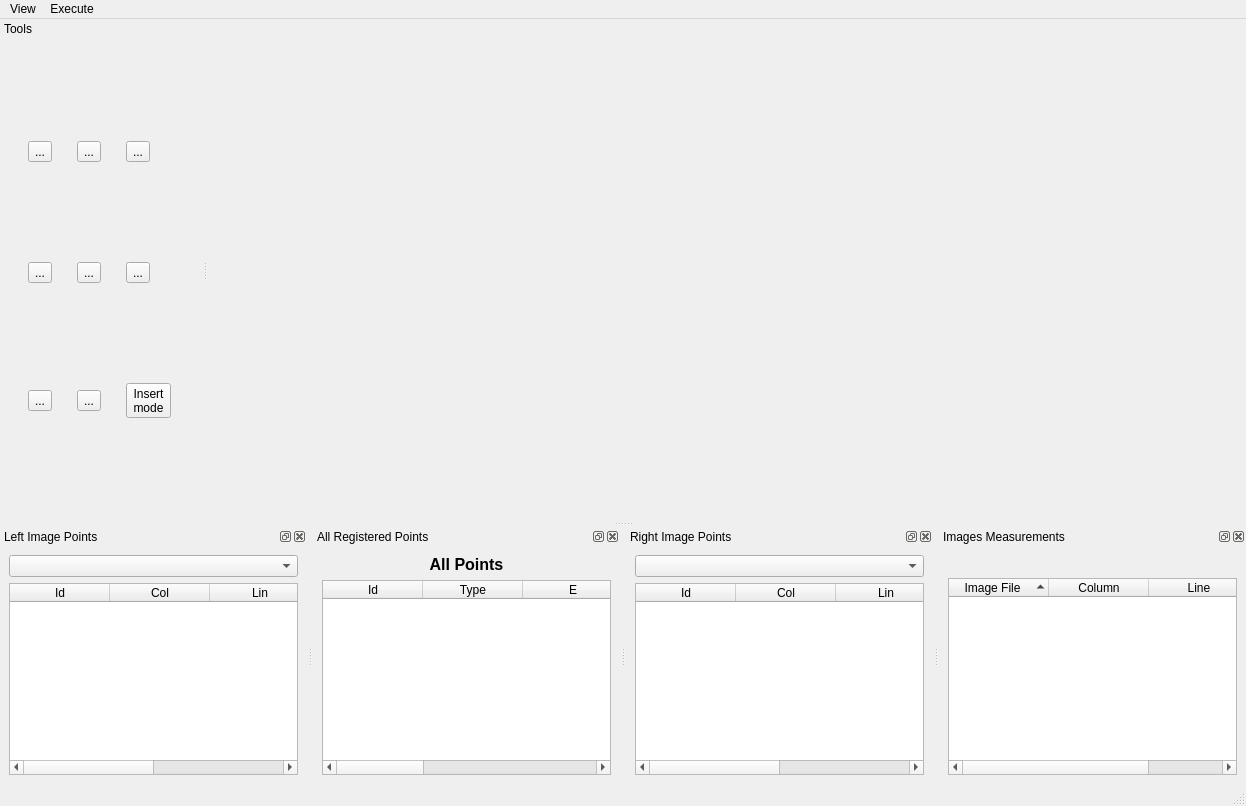
 <widget class="QMainWindow" name="PTMainWindow">
  <property name="geometry">
   <rect>
    <x>0</x>
    <y>0</y>
    <width>1246</width>
    <height>806</height>
   </rect>
  </property>
  <property name="windowTitle">
   <string>MainWindow</string>
  </property>
  <property name="autoFillBackground">
   <bool>true</bool>
  </property>
  <widget class="QWidget" name="centralwidget">
   <property name="maximumSize">
    <size>
     <width>16777215</width>
     <height>16777215</height>
    </size>
   </property>
   <layout class="QHBoxLayout" name="horizontalLayout">
    <item>
     <layout class="QVBoxLayout" name="viewerLayout">
      <property name="sizeConstraint">
       <enum>QLayout::SetNoConstraint</enum>
      </property>
     </layout>
    </item>
   </layout>
  </widget>
  <widget class="QMenuBar" name="menubar">
   <property name="geometry">
    <rect>
     <x>0</x>
     <y>0</y>
     <width>1246</width>
     <height>23</height>
    </rect>
   </property>
   <widget class="QMenu" name="menuView">
    <property name="title">
     <string>View</string>
    </property>
   </widget>
   <widget class="QMenu" name="menuExecute">
    <property name="title">
     <string>Execute</string>
    </property>
    <addaction name="actionCalculateFotoTri"/>
   </widget>
   <addaction name="menuView"/>
   <addaction name="menuExecute"/>
  </widget>
  <widget class="QStatusBar" name="statusBar"/>
  <widget class="QDockWidget" name="leftImageDock">
   <property name="sizePolicy">
    <sizepolicy hsizetype="MinimumExpanding" vsizetype="Preferred">
     <horstretch>0</horstretch>
     <verstretch>0</verstretch>
    </sizepolicy>
   </property>
   <property name="minimumSize">
    <size>
     <width>107</width>
     <height>164</height>
    </size>
   </property>
   <property name="features">
    <set>QDockWidget::AllDockWidgetFeatures</set>
   </property>
   <property name="allowedAreas">
    <set>Qt::BottomDockWidgetArea</set>
   </property>
   <property name="windowTitle">
    <string>Left Image Points</string>
   </property>
   <attribute name="dockWidgetArea">
    <number>8</number>
   </attribute>
   <widget class="QWidget" name="dockWidgetContents_7">
    <layout class="QVBoxLayout" name="verticalLayout">
     <item>
      <widget class="QComboBox" name="leftImageComboBox"/>
     </item>
     <item>
      <widget class="br::uerj::eng::efoto::ETableWidget" name="leftImageTableWidget">
       <property name="focusPolicy">
        <enum>Qt::StrongFocus</enum>
       </property>
       <property name="toolTip">
        <string comment="disambi" extracomment="comment">&lt;!DOCTYPE HTML PUBLIC &quot;-//W3C//DTD HTML 4.0//EN&quot; &quot;http://www.w3.org/TR/REC-html40/strict.dtd&quot;&gt;
&lt;html&gt;&lt;head&gt;&lt;meta name=&quot;qrichtext&quot; content=&quot;1&quot; /&gt;&lt;style type=&quot;text/css&quot;&gt;
p, li { white-space: pre-wrap; }
&lt;/style&gt;&lt;/head&gt;&lt;body style=&quot; font-family:'Sans'; font-size:10pt; font-weight:400; font-style:normal;&quot;&gt;
&lt;p style=&quot; margin-top:0px; margin-bottom:0px; margin-left:0px; margin-right:0px; -qt-block-indent:0; text-indent:0px;&quot;&gt;&lt;span style=&quot; color:#000000;&quot;&gt;Table with image's points&lt;/span&gt;&lt;/p&gt;&lt;/body&gt;&lt;/html&gt;</string>
       </property>
       <property name="editTriggers">
        <set>QAbstractItemView::NoEditTriggers</set>
       </property>
       <property name="showDropIndicator" stdset="0">
        <bool>false</bool>
       </property>
       <property name="dragDropOverwriteMode">
        <bool>false</bool>
       </property>
       <property name="sortingEnabled">
        <bool>true</bool>
       </property>
       <property name="rowCount">
        <number>0</number>
       </property>
       <property name="columnCount">
        <number>4</number>
       </property>
       <column>
        <property name="text">
         <string>Id</string>
        </property>
       </column>
       <column>
        <property name="text">
         <string>Col</string>
        </property>
       </column>
       <column>
        <property name="text">
         <string>Lin</string>
        </property>
       </column>
       <column>
        <property name="text">
         <string>key</string>
        </property>
       </column>
      </widget>
     </item>
    </layout>
   </widget>
  </widget>
  <widget class="QDockWidget" name="pointsDock">
   <property name="sizePolicy">
    <sizepolicy hsizetype="MinimumExpanding" vsizetype="Preferred">
     <horstretch>0</horstretch>
     <verstretch>0</verstretch>
    </sizepolicy>
   </property>
   <property name="minimumSize">
    <size>
     <width>103</width>
     <height>152</height>
    </size>
   </property>
   <property name="features">
    <set>QDockWidget::AllDockWidgetFeatures</set>
   </property>
   <property name="allowedAreas">
    <set>Qt::BottomDockWidgetArea</set>
   </property>
   <property name="windowTitle">
    <string>All Registered Points</string>
   </property>
   <attribute name="dockWidgetArea">
    <number>8</number>
   </attribute>
   <widget class="QWidget" name="dockWidgetContents_8">
    <layout class="QVBoxLayout" name="verticalLayout_2">
     <item>
      <widget class="QLabel" name="label_2">
       <property name="sizePolicy">
        <sizepolicy hsizetype="Minimum" vsizetype="Preferred">
         <horstretch>0</horstretch>
         <verstretch>0</verstretch>
        </sizepolicy>
       </property>
       <property name="text">
        <string>&lt;!DOCTYPE HTML PUBLIC &quot;-//W3C//DTD HTML 4.0//EN&quot; &quot;http://www.w3.org/TR/REC-html40/strict.dtd&quot;&gt;
&lt;html&gt;&lt;head&gt;&lt;meta name=&quot;qrichtext&quot; content=&quot;1&quot; /&gt;&lt;style type=&quot;text/css&quot;&gt;
p, li { white-space: pre-wrap; }
&lt;/style&gt;&lt;/head&gt;&lt;body style=&quot; font-family:'MS Shell Dlg 2'; font-size:8.25pt; font-weight:400; font-style:normal;&quot;&gt;
&lt;p align=&quot;center&quot; style=&quot; margin-top:0px; margin-bottom:0px; margin-left:0px; margin-right:0px; -qt-block-indent:0; text-indent:0px;&quot;&gt;&lt;span style=&quot; font-size:12pt; font-weight:600;&quot;&gt;All Points&lt;/span&gt;&lt;/p&gt;&lt;/body&gt;&lt;/html&gt;</string>
       </property>
      </widget>
     </item>
     <item>
      <widget class="br::uerj::eng::efoto::ETableWidget" name="pointsTableWidget">
       <property name="toolTip">
        <string>&lt;!DOCTYPE HTML PUBLIC &quot;-//W3C//DTD HTML 4.0//EN&quot; &quot;http://www.w3.org/TR/REC-html40/strict.dtd&quot;&gt;
&lt;html&gt;&lt;head&gt;&lt;meta name=&quot;qrichtext&quot; content=&quot;1&quot; /&gt;&lt;style type=&quot;text/css&quot;&gt;
p, li { white-space: pre-wrap; }
&lt;/style&gt;&lt;/head&gt;&lt;body style=&quot; font-family:'Sans'; font-size:10pt; font-weight:400; font-style:normal;&quot;&gt;
&lt;p style=&quot; margin-top:0px; margin-bottom:0px; margin-left:0px; margin-right:0px; -qt-block-indent:0; text-indent:0px;&quot;&gt;&lt;span style=&quot; color:#000000;&quot;&gt;Table with all points&lt;/span&gt;&lt;/p&gt;&lt;/body&gt;&lt;/html&gt;</string>
       </property>
       <property name="sortingEnabled">
        <bool>true</bool>
       </property>
       <property name="rowCount">
        <number>0</number>
       </property>
       <property name="columnCount">
        <number>6</number>
       </property>
       <column>
        <property name="text">
         <string>Id</string>
        </property>
       </column>
       <column>
        <property name="text">
         <string>Type</string>
        </property>
       </column>
       <column>
        <property name="text">
         <string>E</string>
        </property>
       </column>
       <column>
        <property name="text">
         <string>N</string>
        </property>
       </column>
       <column>
        <property name="text">
         <string>H</string>
        </property>
       </column>
       <column>
        <property name="text">
         <string>keys</string>
        </property>
       </column>
      </widget>
     </item>
    </layout>
   </widget>
  </widget>
  <widget class="QDockWidget" name="rightImageDock">
   <property name="sizePolicy">
    <sizepolicy hsizetype="MinimumExpanding" vsizetype="Preferred">
     <horstretch>0</horstretch>
     <verstretch>0</verstretch>
    </sizepolicy>
   </property>
   <property name="minimumSize">
    <size>
     <width>107</width>
     <height>164</height>
    </size>
   </property>
   <property name="features">
    <set>QDockWidget::AllDockWidgetFeatures</set>
   </property>
   <property name="allowedAreas">
    <set>Qt::BottomDockWidgetArea</set>
   </property>
   <property name="windowTitle">
    <string>Right Image Points</string>
   </property>
   <attribute name="dockWidgetArea">
    <number>8</number>
   </attribute>
   <widget class="QWidget" name="dockWidgetContents_9">
    <layout class="QVBoxLayout" name="verticalLayout_3">
     <item>
      <widget class="QComboBox" name="rightImageComboBox"/>
     </item>
     <item>
      <widget class="br::uerj::eng::efoto::ETableWidget" name="rightImageTableWidget">
       <property name="toolTip">
        <string>&lt;!DOCTYPE HTML PUBLIC &quot;-//W3C//DTD HTML 4.0//EN&quot; &quot;http://www.w3.org/TR/REC-html40/strict.dtd&quot;&gt;
&lt;html&gt;&lt;head&gt;&lt;meta name=&quot;qrichtext&quot; content=&quot;1&quot; /&gt;&lt;style type=&quot;text/css&quot;&gt;
p, li { white-space: pre-wrap; }
&lt;/style&gt;&lt;/head&gt;&lt;body style=&quot; font-family:'Sans'; font-size:10pt; font-weight:400; font-style:normal;&quot;&gt;
&lt;p style=&quot; margin-top:0px; margin-bottom:0px; margin-left:0px; margin-right:0px; -qt-block-indent:0; text-indent:0px;&quot;&gt;&lt;span style=&quot; color:#000000;&quot;&gt;Table with image's points&lt;/span&gt;&lt;/p&gt;&lt;/body&gt;&lt;/html&gt;</string>
       </property>
       <property name="sortingEnabled">
        <bool>true</bool>
       </property>
       <property name="rowCount">
        <number>0</number>
       </property>
       <property name="columnCount">
        <number>4</number>
       </property>
       <column>
        <property name="text">
         <string>Id</string>
        </property>
       </column>
       <column>
        <property name="text">
         <string>Col</string>
        </property>
       </column>
       <column>
        <property name="text">
         <string>Lin</string>
        </property>
       </column>
       <column>
        <property name="text">
         <string>Key</string>
        </property>
       </column>
      </widget>
     </item>
    </layout>
   </widget>
  </widget>
  <widget class="QDockWidget" name="toolsDockWidget">
   <property name="sizePolicy">
    <sizepolicy hsizetype="Minimum" vsizetype="Minimum">
     <horstretch>0</horstretch>
     <verstretch>0</verstretch>
    </sizepolicy>
   </property>
   <property name="minimumSize">
    <size>
     <width>202</width>
     <height>177</height>
    </size>
   </property>
   <property name="maximumSize">
    <size>
     <width>500</width>
     <height>524287</height>
    </size>
   </property>
   <property name="baseSize">
    <size>
     <width>200</width>
     <height>300</height>
    </size>
   </property>
   <property name="features">
    <set>QDockWidget::DockWidgetMovable</set>
   </property>
   <property name="allowedAreas">
    <set>Qt::LeftDockWidgetArea|Qt::RightDockWidgetArea</set>
   </property>
   <property name="windowTitle">
    <string>Tools</string>
   </property>
   <attribute name="dockWidgetArea">
    <number>1</number>
   </attribute>
   <widget class="QWidget" name="dockWidgetContents_2">
    <layout class="QGridLayout" name="gridLayout">
     <item row="0" column="0">
      <widget class="QToolButton" name="markToolButton">
       <property name="toolTip">
        <string>&lt;!DOCTYPE HTML PUBLIC &quot;-//W3C//DTD HTML 4.0//EN&quot; &quot;http://www.w3.org/TR/REC-html40/strict.dtd&quot;&gt;
&lt;html&gt;&lt;head&gt;&lt;meta name=&quot;qrichtext&quot; content=&quot;1&quot; /&gt;&lt;style type=&quot;text/css&quot;&gt;
p, li { white-space: pre-wrap; }
&lt;/style&gt;&lt;/head&gt;&lt;body style=&quot; font-family:'Sans'; font-size:10pt; font-weight:400; font-style:normal;&quot;&gt;
&lt;p style=&quot; margin-top:0px; margin-bottom:0px; margin-left:0px; margin-right:0px; -qt-block-indent:0; text-indent:0px;&quot;&gt;&lt;span style=&quot; color:#000000;&quot;&gt;Create a photogrammetric point in project&lt;/span&gt;&lt;/p&gt;&lt;/body&gt;&lt;/html&gt;</string>
       </property>
       <property name="text">
        <string>...</string>
       </property>
       <property name="icon">
        <iconset resource="../resource/resource.qrc">
         <normaloff>:/icon/addmark.png</normaloff>:/icon/addmark.png</iconset>
       </property>
       <property name="iconSize">
        <size>
         <width>32</width>
         <height>32</height>
        </size>
       </property>
      </widget>
     </item>
     <item row="0" column="1">
      <widget class="QToolButton" name="flightDirectionToolButton">
       <property name="text">
        <string>...</string>
       </property>
       <property name="icon">
        <iconset resource="../resource/resource.qrc">
         <normaloff>:/icon/fd.png</normaloff>:/icon/fd.png</iconset>
       </property>
       <property name="iconSize">
        <size>
         <width>32</width>
         <height>32</height>
        </size>
       </property>
      </widget>
     </item>
     <item row="0" column="2">
      <widget class="QToolButton" name="calculateFotoTriToolButton">
       <property name="text">
        <string>...</string>
       </property>
       <property name="icon">
        <iconset resource="../resource/resource.qrc">
         <normaloff>:/icon/exterior.png</normaloff>:/icon/exterior.png</iconset>
       </property>
       <property name="iconSize">
        <size>
         <width>32</width>
         <height>32</height>
        </size>
       </property>
      </widget>
     </item>
     <item row="1" column="0">
      <widget class="QToolButton" name="saveMarksButton">
       <property name="toolTip">
        <string>&lt;!DOCTYPE HTML PUBLIC &quot;-//W3C//DTD HTML 4.0//EN&quot; &quot;http://www.w3.org/TR/REC-html40/strict.dtd&quot;&gt;
&lt;html&gt;&lt;head&gt;&lt;meta name=&quot;qrichtext&quot; content=&quot;1&quot; /&gt;&lt;style type=&quot;text/css&quot;&gt;
p, li { white-space: pre-wrap; }
&lt;/style&gt;&lt;/head&gt;&lt;body style=&quot; font-family:'MS Shell Dlg 2'; font-size:8.25pt; font-weight:400; font-style:normal;&quot;&gt;
&lt;p style=&quot; margin-top:0px; margin-bottom:0px; margin-left:0px; margin-right:0px; -qt-block-indent:0; text-indent:0px;&quot;&gt;&lt;span style=&quot; color:#000000;&quot;&gt;Save only marks&lt;/span&gt;&lt;/p&gt;&lt;/body&gt;&lt;/html&gt;</string>
       </property>
       <property name="text">
        <string>...</string>
       </property>
       <property name="icon">
        <iconset resource="../resource/resource.qrc">
         <normaloff>:/icon/filesave</normaloff>:/icon/filesave</iconset>
       </property>
       <property name="iconSize">
        <size>
         <width>32</width>
         <height>32</height>
        </size>
       </property>
      </widget>
     </item>
     <item row="1" column="1">
      <widget class="QToolButton" name="viewReportToolButton">
       <property name="text">
        <string>...</string>
       </property>
       <property name="icon">
        <iconset resource="../resource/resource.qrc">
         <normaloff>:/icon/table.png</normaloff>:/icon/table.png</iconset>
       </property>
       <property name="iconSize">
        <size>
         <width>32</width>
         <height>32</height>
        </size>
       </property>
      </widget>
     </item>
     <item row="1" column="2">
      <widget class="QToolButton" name="exportToKmlButton">
       <property name="toolTip">
        <string>&lt;!DOCTYPE HTML PUBLIC &quot;-//W3C//DTD HTML 4.0//EN&quot; &quot;http://www.w3.org/TR/REC-html40/strict.dtd&quot;&gt;
&lt;html&gt;&lt;head&gt;&lt;meta name=&quot;qrichtext&quot; content=&quot;1&quot; /&gt;&lt;style type=&quot;text/css&quot;&gt;
p, li { white-space: pre-wrap; }
&lt;/style&gt;&lt;/head&gt;&lt;body style=&quot; font-family:'MS Shell Dlg 2'; font-size:8.25pt; font-weight:400; font-style:normal;&quot;&gt;
&lt;p style=&quot; margin-top:0px; margin-bottom:0px; margin-left:0px; margin-right:0px; -qt-block-indent:0; text-indent:0px;&quot;&gt;&lt;span style=&quot; font-size:8pt; font-weight:600; color:#000000;&quot;&gt;Make a google Earthfile with marks and images limits&lt;/span&gt;&lt;/p&gt;&lt;/body&gt;&lt;/html&gt;</string>
       </property>
       <property name="text">
        <string>...</string>
       </property>
       <property name="icon">
        <iconset resource="../resource/resource.qrc">
         <normaloff>:/icon/exportKMLIcon.png</normaloff>:/icon/exportKMLIcon.png</iconset>
       </property>
       <property name="iconSize">
        <size>
         <width>32</width>
         <height>32</height>
        </size>
       </property>
      </widget>
     </item>
     <item row="2" column="0">
      <widget class="QToolButton" name="reportButton">
       <property name="toolTip">
        <string>&lt;!DOCTYPE HTML PUBLIC &quot;-//W3C//DTD HTML 4.0//EN&quot; &quot;http://www.w3.org/TR/REC-html40/strict.dtd&quot;&gt;
&lt;html&gt;&lt;head&gt;&lt;meta name=&quot;qrichtext&quot; content=&quot;1&quot; /&gt;&lt;style type=&quot;text/css&quot;&gt;
p, li { white-space: pre-wrap; }
&lt;/style&gt;&lt;/head&gt;&lt;body style=&quot; font-family:'MS Shell Dlg 2'; font-size:8.25pt; font-weight:400; font-style:normal;&quot;&gt;
&lt;p style=&quot; margin-top:0px; margin-bottom:0px; margin-left:0px; margin-right:0px; -qt-block-indent:0; text-indent:0px;&quot;&gt;&lt;span style=&quot; font-size:8pt; font-weight:600; color:#000000;&quot;&gt;Photo-triangulation report &lt;/span&gt;&lt;/p&gt;&lt;/body&gt;&lt;/html&gt;</string>
       </property>
       <property name="text">
        <string>...</string>
       </property>
       <property name="icon">
        <iconset resource="../resource/resource.qrc">
         <normaloff>:/icon/report.png</normaloff>:/icon/report.png</iconset>
       </property>
       <property name="iconSize">
        <size>
         <width>32</width>
         <height>32</height>
        </size>
       </property>
      </widget>
     </item>
     <item row="2" column="1">
      <widget class="QToolButton" name="doneButton">
       <property name="toolTip">
        <string>&lt;!DOCTYPE HTML PUBLIC &quot;-//W3C//DTD HTML 4.0//EN&quot; &quot;http://www.w3.org/TR/REC-html40/strict.dtd&quot;&gt;
&lt;html&gt;&lt;head&gt;&lt;meta name=&quot;qrichtext&quot; content=&quot;1&quot; /&gt;&lt;style type=&quot;text/css&quot;&gt;
p, li { white-space: pre-wrap; }
&lt;/style&gt;&lt;/head&gt;&lt;body style=&quot; font-family:'MS Shell Dlg 2'; font-size:8.25pt; font-weight:400; font-style:normal;&quot;&gt;
&lt;p style=&quot; margin-top:0px; margin-bottom:0px; margin-left:0px; margin-right:0px; -qt-block-indent:0; text-indent:0px;&quot;&gt;&lt;span style=&quot; font-size:8pt; font-weight:600; color:#000000;&quot;&gt;Done &lt;/span&gt;&lt;/p&gt;&lt;/body&gt;&lt;/html&gt;</string>
       </property>
       <property name="text">
        <string>...</string>
       </property>
       <property name="icon">
        <iconset resource="../resource/resource.qrc">
         <normaloff>:/icon/done.png</normaloff>:/icon/done.png</iconset>
       </property>
       <property name="iconSize">
        <size>
         <width>32</width>
         <height>32</height>
        </size>
       </property>
      </widget>
     </item>
     <item row="2" column="2">
      <widget class="QToolButton" name="insertPointInButton">
       <property name="toolTip">
        <string>&lt;!DOCTYPE HTML PUBLIC &quot;-//W3C//DTD HTML 4.0//EN&quot; &quot;http://www.w3.org/TR/REC-html40/strict.dtd&quot;&gt;
&lt;html&gt;&lt;head&gt;&lt;meta name=&quot;qrichtext&quot; content=&quot;1&quot; /&gt;&lt;style type=&quot;text/css&quot;&gt;
p, li { white-space: pre-wrap; }
&lt;/style&gt;&lt;/head&gt;&lt;body style=&quot; font-family:'Sans'; font-size:10pt; font-weight:400; font-style:normal;&quot;&gt;
&lt;p style=&quot; margin-top:0px; margin-bottom:0px; margin-left:0px; margin-right:0px; -qt-block-indent:0; text-indent:0px;&quot;&gt;&lt;span style=&quot; color:#000000;&quot;&gt;Change to insertion mode to ON or OFF&lt;/span&gt;&lt;/p&gt;&lt;/body&gt;&lt;/html&gt;</string>
       </property>
       <property name="statusTip">
        <string/>
       </property>
       <property name="text">
        <string>Insert
mode</string>
       </property>
       <property name="checkable">
        <bool>true</bool>
       </property>
       <property name="popupMode">
        <enum>QToolButton::InstantPopup</enum>
       </property>
       <property name="toolButtonStyle">
        <enum>Qt::ToolButtonTextOnly</enum>
       </property>
       <property name="autoRaise">
        <bool>false</bool>
       </property>
       <property name="arrowType">
        <enum>Qt::LeftArrow</enum>
       </property>
      </widget>
     </item>
    </layout>
   </widget>
  </widget>
  <widget class="QDockWidget" name="appearancesImagesDock">
   <property name="sizePolicy">
    <sizepolicy hsizetype="MinimumExpanding" vsizetype="Minimum">
     <horstretch>0</horstretch>
     <verstretch>0</verstretch>
    </sizepolicy>
   </property>
   <property name="minimumSize">
    <size>
     <width>102</width>
     <height>150</height>
    </size>
   </property>
   <property name="windowTitle">
    <string>Images Measurements</string>
   </property>
   <attribute name="dockWidgetArea">
    <number>8</number>
   </attribute>
   <widget class="QWidget" name="dockWidgetContents">
    <layout class="QVBoxLayout" name="verticalLayout_4">
     <item>
      <widget class="QLabel" name="pointIdLabel">
       <property name="sizePolicy">
        <sizepolicy hsizetype="Preferred" vsizetype="Fixed">
         <horstretch>0</horstretch>
         <verstretch>0</verstretch>
        </sizepolicy>
       </property>
       <property name="minimumSize">
        <size>
         <width>0</width>
         <height>17</height>
        </size>
       </property>
       <property name="maximumSize">
        <size>
         <width>16777215</width>
         <height>17</height>
        </size>
       </property>
       <property name="text">
        <string/>
       </property>
       <property name="alignment">
        <set>Qt::AlignCenter</set>
       </property>
      </widget>
     </item>
     <item>
      <widget class="QTreeWidget" name="imagesPointTreeWidget">
       <property name="sizePolicy">
        <sizepolicy hsizetype="Preferred" vsizetype="Preferred">
         <horstretch>0</horstretch>
         <verstretch>0</verstretch>
        </sizepolicy>
       </property>
       <property name="minimumSize">
        <size>
         <width>0</width>
         <height>0</height>
        </size>
       </property>
       <property name="maximumSize">
        <size>
         <width>16777215</width>
         <height>16777215</height>
        </size>
       </property>
       <property name="autoScroll">
        <bool>true</bool>
       </property>
       <property name="editTriggers">
        <set>QAbstractItemView::NoEditTriggers</set>
       </property>
       <property name="showDropIndicator" stdset="0">
        <bool>false</bool>
       </property>
       <property name="dragDropMode">
        <enum>QAbstractItemView::NoDragDrop</enum>
       </property>
       <property name="alternatingRowColors">
        <bool>true</bool>
       </property>
       <property name="selectionMode">
        <enum>QAbstractItemView::SingleSelection</enum>
       </property>
       <property name="indentation">
        <number>0</number>
       </property>
       <property name="rootIsDecorated">
        <bool>true</bool>
       </property>
       <property name="uniformRowHeights">
        <bool>true</bool>
       </property>
       <property name="itemsExpandable">
        <bool>true</bool>
       </property>
       <property name="sortingEnabled">
        <bool>true</bool>
       </property>
       <property name="animated">
        <bool>true</bool>
       </property>
       <property name="wordWrap">
        <bool>true</bool>
       </property>
       <property name="columnCount">
        <number>4</number>
       </property>
       <attribute name="headerShowSortIndicator" stdset="0">
        <bool>true</bool>
       </attribute>
       <attribute name="headerStretchLastSection">
        <bool>true</bool>
       </attribute>
       <attribute name="headerShowSortIndicator" stdset="0">
        <bool>true</bool>
       </attribute>
       <attribute name="headerStretchLastSection">
        <bool>true</bool>
       </attribute>
       <column>
        <property name="text">
         <string>Image File</string>
        </property>
        <property name="textAlignment">
         <set>AlignHCenter|AlignVCenter|AlignCenter</set>
        </property>
       </column>
       <column>
        <property name="text">
         <string notr="true">Column</string>
        </property>
        <property name="textAlignment">
         <set>AlignHCenter|AlignVCenter|AlignCenter</set>
        </property>
       </column>
       <column>
        <property name="text">
         <string notr="true">Line</string>
        </property>
        <property name="textAlignment">
         <set>AlignHCenter|AlignVCenter|AlignCenter</set>
        </property>
       </column>
       <column>
        <property name="text">
         <string notr="true">Image Key</string>
        </property>
        <property name="textAlignment">
         <set>AlignHCenter|AlignVCenter|AlignCenter</set>
        </property>
       </column>
      </widget>
     </item>
    </layout>
   </widget>
  </widget>
  <action name="actionSet_Mark">
   <property name="checkable">
    <bool>true</bool>
   </property>
   <property name="icon">
    <iconset>
     <normaloff>:/icon/mark.png</normaloff>:/icon/mark.png</iconset>
   </property>
   <property name="text">
    <string>actionSet_Mark</string>
   </property>
   <property name="toolTip">
    <string>&lt;!DOCTYPE HTML PUBLIC &quot;-//W3C//DTD HTML 4.0//EN&quot; &quot;http://www.w3.org/TR/REC-html40/strict.dtd&quot;&gt;
&lt;html&gt;&lt;head&gt;&lt;meta name=&quot;qrichtext&quot; content=&quot;1&quot; /&gt;&lt;style type=&quot;text/css&quot;&gt;
p, li { white-space: pre-wrap; }
&lt;/style&gt;&lt;/head&gt;&lt;body style=&quot; font-family:'Sans'; font-size:10pt; font-weight:400; font-style:normal;&quot;&gt;
&lt;p style=&quot; margin-top:0px; margin-bottom:0px; margin-left:0px; margin-right:0px; -qt-block-indent:0; text-indent:0px;&quot;&gt;&lt;span style=&quot; color:#000000;&quot;&gt;Mark point in image&lt;/span&gt;&lt;/p&gt;&lt;/body&gt;&lt;/html&gt;</string>
   </property>
   <property name="iconVisibleInMenu">
    <bool>false</bool>
   </property>
   <property name="priority">
    <enum>QAction::LowPriority</enum>
   </property>
  </action>
  <action name="actionMove">
   <property name="checkable">
    <bool>true</bool>
   </property>
   <property name="icon">
    <iconset resource="../resource/resource.qrc">
     <normaloff>:/icon/move.png</normaloff>:/icon/move.png</iconset>
   </property>
   <property name="text">
    <string>move</string>
   </property>
   <property name="toolTip">
    <string>&lt;!DOCTYPE HTML PUBLIC &quot;-//W3C//DTD HTML 4.0//EN&quot; &quot;http://www.w3.org/TR/REC-html40/strict.dtd&quot;&gt;
&lt;html&gt;&lt;head&gt;&lt;meta name=&quot;qrichtext&quot; content=&quot;1&quot; /&gt;&lt;style type=&quot;text/css&quot;&gt;
p, li { white-space: pre-wrap; }
&lt;/style&gt;&lt;/head&gt;&lt;body style=&quot; font-family:'Sans'; font-size:10pt; font-weight:400; font-style:normal;&quot;&gt;
&lt;p style=&quot; margin-top:0px; margin-bottom:0px; margin-left:0px; margin-right:0px; -qt-block-indent:0; text-indent:0px;&quot;&gt;&lt;span style=&quot; color:#000000;&quot;&gt;Move a image&lt;/span&gt;&lt;/p&gt;&lt;/body&gt;&lt;/html&gt;</string>
   </property>
  </action>
  <action name="actionZoom">
   <property name="checkable">
    <bool>true</bool>
   </property>
   <property name="icon">
    <iconset resource="../resource/resource.qrc">
     <normaloff>:/icon/find.png</normaloff>:/icon/find.png</iconset>
   </property>
   <property name="text">
    <string>zoom</string>
   </property>
   <property name="toolTip">
    <string>&lt;!DOCTYPE HTML PUBLIC &quot;-//W3C//DTD HTML 4.0//EN&quot; &quot;http://www.w3.org/TR/REC-html40/strict.dtd&quot;&gt;
&lt;html&gt;&lt;head&gt;&lt;meta name=&quot;qrichtext&quot; content=&quot;1&quot; /&gt;&lt;style type=&quot;text/css&quot;&gt;
p, li { white-space: pre-wrap; }
&lt;/style&gt;&lt;/head&gt;&lt;body style=&quot; font-family:'Sans'; font-size:10pt; font-weight:400; font-style:normal;&quot;&gt;
&lt;p style=&quot; margin-top:0px; margin-bottom:0px; margin-left:0px; margin-right:0px; -qt-block-indent:0; text-indent:0px;&quot;&gt;&lt;span style=&quot; color:#000000;&quot;&gt;Zoom in image&lt;/span&gt;&lt;/p&gt;&lt;/body&gt;&lt;/html&gt;</string>
   </property>
  </action>
  <action name="actionFit_View">
   <property name="icon">
    <iconset resource="../resource/resource.qrc">
     <normaloff>:/icon/fit.png</normaloff>:/icon/fit.png</iconset>
   </property>
   <property name="text">
    <string>fit</string>
   </property>
   <property name="toolTip">
    <string>&lt;!DOCTYPE HTML PUBLIC &quot;-//W3C//DTD HTML 4.0//EN&quot; &quot;http://www.w3.org/TR/REC-html40/strict.dtd&quot;&gt;
&lt;html&gt;&lt;head&gt;&lt;meta name=&quot;qrichtext&quot; content=&quot;1&quot; /&gt;&lt;style type=&quot;text/css&quot;&gt;
p, li { white-space: pre-wrap; }
&lt;/style&gt;&lt;/head&gt;&lt;body style=&quot; font-family:'Sans'; font-size:10pt; font-weight:400; font-style:normal;&quot;&gt;
&lt;p style=&quot; margin-top:0px; margin-bottom:0px; margin-left:0px; margin-right:0px; -qt-block-indent:0; text-indent:0px;&quot;&gt;&lt;span style=&quot; color:#000000;&quot;&gt;Fit image in all possible area&lt;/span&gt;&lt;/p&gt;&lt;/body&gt;&lt;/html&gt;</string>
   </property>
  </action>
  <action name="actionFoto_Tri">
   <property name="icon">
    <iconset resource="../resource/resource.qrc">
     <normaloff>:/icon/exterior.png</normaloff>:/icon/exterior.png</iconset>
   </property>
   <property name="text">
    <string>fotoTri</string>
   </property>
   <property name="toolTip">
    <string>&lt;!DOCTYPE HTML PUBLIC &quot;-//W3C//DTD HTML 4.0//EN&quot; &quot;http://www.w3.org/TR/REC-html40/strict.dtd&quot;&gt;
&lt;html&gt;&lt;head&gt;&lt;meta name=&quot;qrichtext&quot; content=&quot;1&quot; /&gt;&lt;style type=&quot;text/css&quot;&gt;
p, li { white-space: pre-wrap; }
&lt;/style&gt;&lt;/head&gt;&lt;body style=&quot; font-family:'Sans'; font-size:10pt; font-weight:400; font-style:normal;&quot;&gt;
&lt;p style=&quot; margin-top:0px; margin-bottom:0px; margin-left:0px; margin-right:0px; -qt-block-indent:0; text-indent:0px;&quot;&gt;&lt;span style=&quot; color:#000000;&quot;&gt;Run PhotoTriangulation&lt;/span&gt;&lt;/p&gt;&lt;/body&gt;&lt;/html&gt;</string>
   </property>
  </action>
  <action name="actionView_Report">
   <property name="icon">
    <iconset resource="../resource/resource.qrc">
     <normaloff>:/icon/table.png</normaloff>:/icon/table.png</iconset>
   </property>
   <property name="text">
    <string>viewReport</string>
   </property>
   <property name="toolTip">
    <string>&lt;!DOCTYPE HTML PUBLIC &quot;-//W3C//DTD HTML 4.0//EN&quot; &quot;http://www.w3.org/TR/REC-html40/strict.dtd&quot;&gt;
&lt;html&gt;&lt;head&gt;&lt;meta name=&quot;qrichtext&quot; content=&quot;1&quot; /&gt;&lt;style type=&quot;text/css&quot;&gt;
p, li { white-space: pre-wrap; }
&lt;/style&gt;&lt;/head&gt;&lt;body style=&quot; font-family:'Sans'; font-size:10pt; font-weight:400; font-style:normal;&quot;&gt;
&lt;p style=&quot; margin-top:0px; margin-bottom:0px; margin-left:0px; margin-right:0px; -qt-block-indent:0; text-indent:0px;&quot;&gt;&lt;span style=&quot; color:#000000;&quot;&gt;See the results/report&lt;/span&gt;&lt;/p&gt;&lt;/body&gt;&lt;/html&gt;</string>
   </property>
  </action>
  <action name="actionFlightDirection">
   <property name="checkable">
    <bool>true</bool>
   </property>
   <property name="icon">
    <iconset resource="../resource/resource.qrc">
     <normaloff>:/icon/fd.png</normaloff>:/icon/fd.png</iconset>
   </property>
   <property name="text">
    <string>flightdirection</string>
   </property>
   <property name="toolTip">
    <string>&lt;!DOCTYPE HTML PUBLIC &quot;-//W3C//DTD HTML 4.0//EN&quot; &quot;http://www.w3.org/TR/REC-html40/strict.dtd&quot;&gt;
&lt;html&gt;&lt;head&gt;&lt;meta name=&quot;qrichtext&quot; content=&quot;1&quot; /&gt;&lt;style type=&quot;text/css&quot;&gt;
p, li { white-space: pre-wrap; }
&lt;/style&gt;&lt;/head&gt;&lt;body style=&quot; font-family:'Sans'; font-size:10pt; font-weight:400; font-style:normal;&quot;&gt;
&lt;p style=&quot; margin-top:0px; margin-bottom:0px; margin-left:0px; margin-right:0px; -qt-block-indent:0; text-indent:0px;&quot;&gt;&lt;span style=&quot; color:#000000;&quot;&gt;Indicates flight's direction&lt;/span&gt;&lt;/p&gt;&lt;/body&gt;&lt;/html&gt;</string>
   </property>
  </action>
  <action name="actionCalculateFotoTri">
   <property name="text">
    <string>Calculate</string>
   </property>
   <property name="toolTip">
    <string>Calculate PhotoTriangulation</string>
   </property>
   <property name="shortcut">
    <string>Alt+F</string>
   </property>
  </action>
 </widget>
